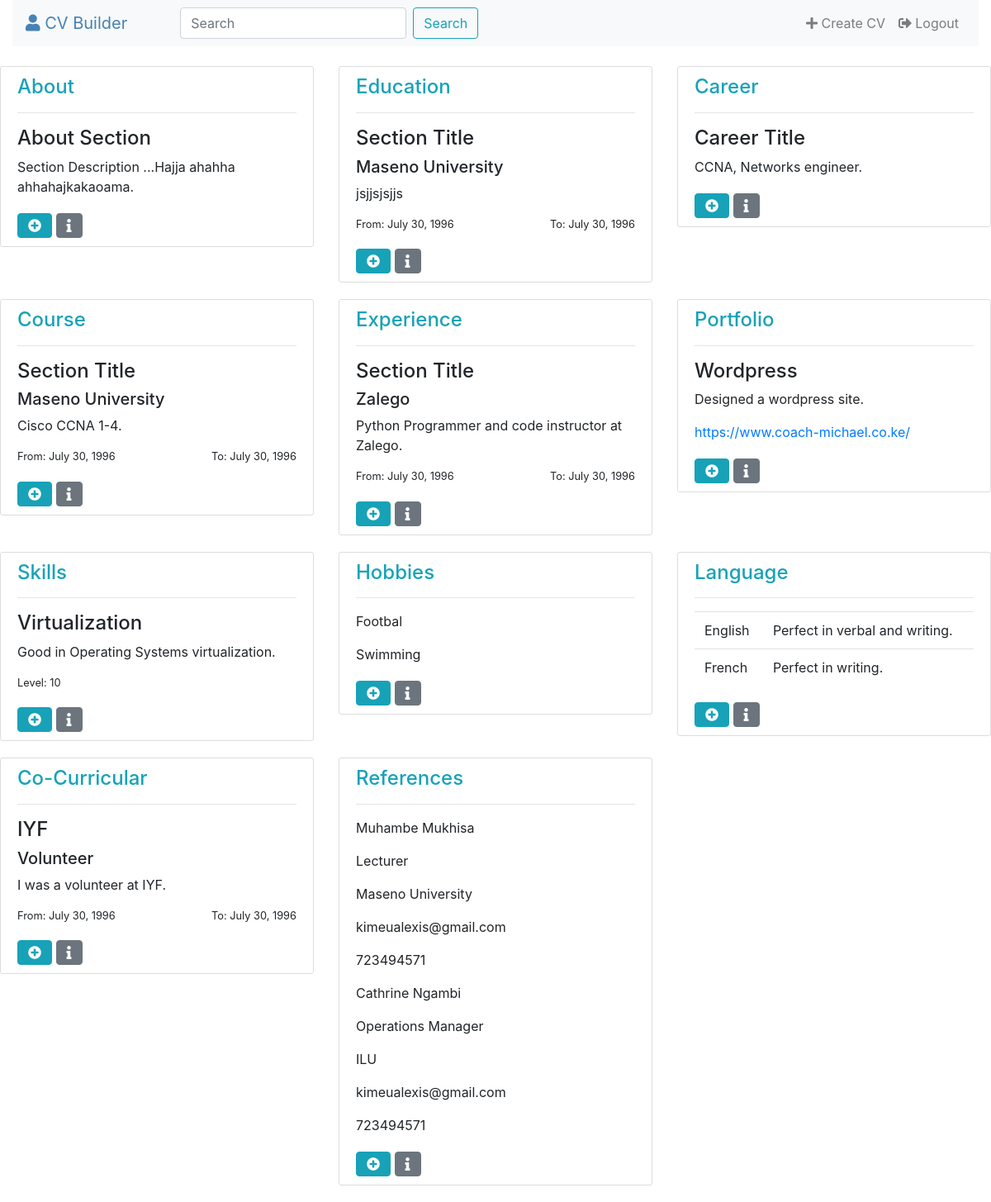
Page /create_cv (signed in) on the committed database.
### usercv/models.py (models this page shows, shortened)
class Cv(models.Model):
    title = models.CharField(max_length=50, default='Section Title')
    created = models.DateTimeField(auto_now_add=True)
    updated = models.DateTimeField(auto_now=True)
    class Meta:
        abstract = True

class About(Cv):
    user = models.OneToOneField(User, on_delete=models.CASCADE)
    description = models.TextField(default='Section Description')

class Education(Cv):
    user = models.ForeignKey(User, on_delete=models.CASCADE)
    school = models.CharField(max_length=70)
    start = models.DateField(null=True)
    end = models.DateField(null=True)
    description = models.TextField()

class Career(Cv):
    user = models.ForeignKey(User, on_delete=models.CASCADE)
    description = models.TextField()

class Course(Cv):
    user = models.ForeignKey(User, on_delete=models.CASCADE)
    name = models.CharField(max_length=30)
    start = models.DateField(null=True)
    end = models.DateField(null=True)
    school = models.CharField(max_length=40)
    description = models.TextField()

class Experience(Cv):
    user = models.ForeignKey(User, on_delete=models.CASCADE)
    position = models.CharField(max_length=45)
    company = models.CharField(max_length=45)
    start = models.DateField(null=True)
    end = models.DateField(null=True)
    description = models.TextField()

class Portfolio(Cv):
    user = models.ForeignKey(User, on_delete=models.CASCADE)
    name = models.CharField(max_length=30)
    description = models.TextField()
    link = models.URLField()
    cover = models.FileField()

class Skill(Cv):
    user = models.ForeignKey(User, on_delete=models.CASCADE)
    name = models.CharField(max_length=30)
    description = models.TextField()
    level = models.PositiveIntegerField(default=10)

class Hobby(Cv):
    user = models.ForeignKey(User, on_delete=models.CASCADE)
    name = models.CharField(max_length=50)

class Language(Cv):
    user = models.ForeignKey(User, on_delete=models.CASCADE)
    name = models.CharField(max_length=30)
    level = models.TextField()

class Cocurricular(Cv):
    user = models.ForeignKey(User, on_delete=models.CASCADE)
    activity = models.CharField(max_length=30)
    company = models.CharField(max_length=30)
    start = models.DateField(null=True)
    end = models.DateField(null=True)
    description = models.TextField()

class Reference(Cv):
    user = models.ForeignKey(User, on_delete=models.CASCADE)
    name = models.CharField(max_length=50)
    position = models.CharField(max_length=40)
    company = models.CharField(max_length=55)
    phone = models.CharField(max_length=20)
    email = models.EmailField()

### usercv/views.py (the view)
# urls.py: path('create_cv', views.cv_view, name='create-cv'),
def cv_view(request):
    abouts = About.objects.filter(user=request.user)
    educations = Education.objects.filter(user=request.user)
    careers = Career.objects.filter(user=request.user)
    courses = Course.objects.filter(user=request.user)
    experiences = Experience.objects.filter(user=request.user)
    portfolios = Portfolio.objects.filter(user=request.user)
    skills = Skill.objects.filter(user=request.user)
    hobbies = Hobby.objects.filter(user=request.user)
    languages = Language.objects.filter(user=request.user)
    cocurriculars = Cocurricular.objects.filter(user=request.user)
    references = Reference.objects.filter(user=request.user)
    context = {
        'abouts': abouts,
        'educations': educations,
        'careers': careers,
        'courses': courses,
        'experiences': experiences,
        'portfolios': portfolios,
        'skills': skills,
        'hobbies': hobbies,
        'languages': languages,
        'cocurriculars': cocurriculars,
        'references': references,
    }
    return render(request, 'usercv/user_cv.html', context)

### usercv/templates/usercv/user_cv.html (shortened to what this page needs)
{% extends 'usercv/base.html' %}
{% block content %}
    <br>
    <div class="row">
        <div class="col-sm-4">
    <div class="content-section">
<h4 class="text-info">About</h4><hr>
        {% if abouts %}
            {% for about in abouts %}
                <h4>{{ about.title }}</h4>
                <p>{{ about.description }}</p>
            {% endfor %}
        {% endif %}
        <a class="btn btn-info btn-sn mt-1" href="{% url 'usercv:about-create' %}"><i class="fas fa-plus-circle"></i> </a>
        <a class="btn btn-secondary btn-sn mt-1" href=""><i class="fas fa-info"></i> </a>
  </div>
</div>
<div class="col-sm-4">
    <div class="content-section">
<h4 class="text-info">Education</h4><hr>
        {% if educations %}
            {% for education in educations %}
                <h4>{{ education.title }}</h4>
                <h5>{{ education.school }}</h5>
                <p>{{ education.description }}</p>
                <p><small>From:&nbsp;{{ education.start }}</small><small style="float:right;">To:&nbsp;{{ education.end }}</small></p>
            {% endfor %}
        {% endif %}
        <a class="btn btn-info btn-sn mt-1" href="{% url 'usercv:education-create' %}"><i class="fas fa-plus-circle"></i> </a>
        <a class="btn btn-secondary btn-sn mt-1" href=""><i class="fas fa-info"></i> </a>
  </div>
</div>
<div class="col-sm-4">
    <div class="content-section">
<h4 class="text-info">Career</h4><hr>
        {% if careers %}
            {% for career in careers %}
                <h4>{{ career.title }}</h4>
                <p>{{ career.description }}</p>
            {% endfor %}
        {% endif %}
        <a class="btn btn-info btn-sn mt-1" href="{% url 'usercv:career-create' %}"><i class="fas fa-plus-circle"></i> </a>
        <a class="btn btn-secondary btn-sn mt-1" href=""><i class="fas fa-info"></i> </a>
  </div>
</div>
    </div>
    <div class="row">
<div class="col-sm-4">
    <div class="content-section">
<h4 class="text-info">Course</h4><hr>
        {% if courses %}
            {% for course in courses %}
                <h4>{{ course.title }}</h4>
                <h5>{{ course.school }}</h5>
                <P>{{ course.description }}</P>
                <p><small>From:&nbsp;{{ course.start }}</small><small style="float:right;">To:&nbsp;{{ course.end }}</small></p>
            {% endfor %}
        {% endif %}
      <a class="btn btn-info btn-sn mt-1" href="{% url 'usercv:course-create' %}"><i class="fas fa-plus-circle"></i> </a>
        <a class="btn btn-secondary btn-sn mt-1" href=""><i class="fas fa-info"></i> </a>
  </div>
</div>
<div class="col-sm-4">
    <div class="content-section">
<h4 class="text-info">Experience</h4><hr>
        {% if experiences %}
            {% for experience in experiences %}
                <h4>{{ experience.title }}</h4>
                <h5>{{ experience.company }}</h5>
                <p>{{ experience.description }}</p>
                <p><small>From:&nbsp;{{ experience.start }}</small><small style="float:right;">To:&nbsp;{{ experience.end }}</small></p>
            {% endfor %}
        {% endif %}
        <a class="btn btn-info btn-sn mt-1" href="{% url 'usercv:experience-create' %}"><i class="fas fa-plus-circle"></i> </a>
        <a class="btn btn-secondary btn-sn mt-1" href=""><i class="fas fa-info"></i> </a>
  </div>
</div>
<div class="col-sm-4">
    <div class="content-section">
<h4 class="text-info">Portfolio</h4><hr>
        {% if portfolios %}
            {% for portfolio in portfolios %}
                <h4>{{ portfolio.name }}</h4>
                <p>{{ portfolio.description }}</p>
                <p><a href="{{ portfolio.link }}"> {{ portfolio.link }}</a></p>
            {% endfor %}
        {% endif %}
        <a class="btn btn-info btn-sn mt-1" href="{% url 'usercv:portfolio-create' %}"><i class="fas fa-plus-circle"></i> </a>
        <a class="btn btn-secondary btn-sn mt-1" href=""><i class="fas fa-info"></i> </a>
  </div>
</div>
    </div>
    <div class="row">
<div class="col-sm-4">
    <div class="content-section">
<h4 class="text-info">Skills</h4><hr>
        {% if skills %}
            {% for skill in  skills %}
                <h4>{{ skill.name }}</h4>
                <p>{{skill.description }}</p>
                <p><small>Level:&nbsp;{{ skill.level }}</small></p>
            {% endfor %}
        {% endif %}
        <a class="btn btn-info btn-sn mt-1" href="{% url 'usercv:skill-create' %}"><i class="fas fa-plus-circle"></i> </a>
        <a class="btn btn-secondary btn-sn mt-1" href=""><i class="fas fa-info"></i> </a>
  </div>
</div>
    <div class="col-sm-4">
    <div class="content-section">
<h4 class="text-info">Hobbies</h4><hr>
        {% if hobbies %}
            {% for hobby in hobbies %}
                <p>{{ hobby.name }}</p>
            {% endfor %}
        {% endif %}
        <a class="btn btn-info btn-sn mt-1" href="{% url 'usercv:hobby-create' %}"><i class="fas fa-plus-circle"></i> </a>
        <a class="btn btn-secondary btn-sn mt-1" href=""><i class="fas fa-info"></i> </a>
  </div>
</div>
    <div class="col-sm-4">
    <div class="content-section">
<h4 class="text-info">Language</h4><hr>
        {% if languages %}
            <table class="table">
            {% for language in languages %}
                <tr>
                <td>{{ language.name }}</td><td>{{ language.level }}</td>
                </tr>
            {% endfor %}
            </table>
        {% endif %}
        <a class="btn btn-info btn-sn mt-1" href="{% url 'usercv:language-create' %}"><i class="fas fa-plus-circle"></i> </a>
        <a class="btn btn-secondary btn-sn mt-1" href=""><i class="fas fa-info"></i> </a>
  </div>
</div>
    </div>
    <div class="row">
    <div class="col-sm-4">
    <div class="content-section">
<h4 class="text-info">Co-Curricular</h4><hr>
        {% if cocurriculars %}
            {% for co in cocurriculars %}
                <h4>{{ co.company }}</h4>
                <h5>{{ co.activity }}</h5>
                <p>{{ co.description }}</p>
                <p><small>From:&nbsp;{{ co.start }}</small><small style="float:right;">To:&nbsp;{{ co.end }}</small></p>
            {% endfor %}
        {% endif %}
        <a class="btn btn-info btn-sn mt-1" href="{% url 'usercv:cocurricular-create' %}"><i class="fas fa-plus-circle"></i> </a>
        <a class="btn btn-secondary btn-sn mt-1" href=""><i class="fas fa-info"></i> </a>
  </div>
</div>
    <div class="col-sm-4">
    <div class="content-section">
<h4 class="text-info">References</h4><hr>
        {% if references %}
            {% for referee in references %}
                <p>{{ referee.name }}</p>
                <p>{{ referee.position }}</p>
                <p>{{ referee.company }}</p>
                <p>{{ referee.email }}</p>
                <p>{{ referee.phone }}</p>
            {% endfor %}
        {% endif %}
        <a class="btn btn-info btn-sn mt-1" href="{% url 'usercv:reference-create' %}"><i class="fas fa-plus-circle"></i> </a>
        <a class="btn btn-secondary btn-sn mt-1" href=""><i class="fas fa-info"></i> </a>
  </div>
</div>
    </div>
{% endblock %}

### usercv/templates/usercv/base.html (shortened to what this page needs)
{% load static %}
<html lang="en">
<head>
<link rel="stylesheet" href="https://stackpath.bootstrapcdn.com/bootstrap/4.3.1/css/bootstrap.min.css">
<link rel="stylesheet" href="https://use.fontawesome.com/releases/v5.7.2/css/all.css">
<link href="{% static 'usercv/css/main.css' %}" type="text/css" rel="stylesheet">
</head>
<body>
<div class="container-fluid">
   <nav class="navbar navbar-expand-lg navbar-light bg-light">
  <a class="navbar-brand" href="{% url 'usercv:cv-index' %}" style="color: steelblue;"><i class="fas fa-user"></i> CV Builder</a>
  <div class="collapse navbar-collapse" id="navbarSupportedContent">
    <ul class="navbar-nav mr-auto ml-5">
<li class="nav-item">
        <form class="form-inline my-2 my-lg-0">
        <input class="form-control mr-sm-2" type="search" placeholder="Search" aria-label="Search">
        <button class="btn btn-outline-info my-2 my-sm-0" type="submit">Search</button>
        </form>
        </li>
    </ul>
      <ul class="navbar-nav navbar-right">
      <li class="nav-item">
          <a class="nav-link" href="{% url 'usercv:create-cv' %}"><i class="fas fa-plus"></i>&nbsp;Create CV</a>
      </li>
          {% if user.is_authenticated %}
          <li class="nav-item">
          <a class="nav-link" href="{% url 'logout' %}"><i class="fas fa-sign-out-alt"></i> Logout</a>
          </li>
          {% endif %}
    </ul>
  </div>
</nav>
</div>
    {% block content %}
    {% endblock %}
</body>
</html>

### usercv/static/usercv/css/main.css (style rules this page uses)
.content-section { background: #ffffff; padding: 10px 20px; border: 1px solid #dddddd; border-radius: 3px; margin-bottom: 20px; }

### rows in the picture
About: title "About Section", description "Section Description ...Hajja ahahha ahhahajkakaoama."
Education: title "Section Title", school "Maseno University", description "jsjjsjsjjs", start "July 30, 1996", end "July 30, 1996"
Career: title "Career Title", description "CCNA, Networks engineer."
Course: title "Section Title", school "Maseno University", description "Cisco CCNA 1-4.", start "July 30, 1996", end "July 30, 1996"
Experience: title "Section Title", company "Zalego", description "Python Programmer and code instructor at Zalego.", start "July 30, 1996", end "July 30, 1996"
Portfolio: name "Wordpress", description "Designed a wordpress site.", link "https://www.coach-michael.co.ke/"
Skill: name "Virtualization", description "Good in Operating Systems virtualization.", level "10"
Hobby: name "Footbal"
Hobby: name "Swimming"
Language: name "English", level "Perfect in verbal and writing."
Language: name "French", level "Perfect in writing."
Cocurricular: company "IYF", activity "Volunteer", description "I was a volunteer at IYF.", start "July 30, 1996", end "July 30, 1996"
Reference: name "Muhambe Mukhisa", position "Lecturer", company "Maseno University", email "kimeualexis@gmail.com", phone "723494571"
Reference: name "Cathrine Ngambi", position "Operations Manager", company "ILU", email "kimeualexis@gmail.com", phone "723494571"
